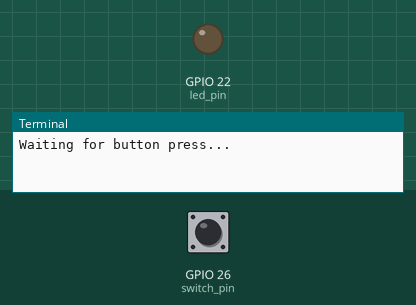
A program run on a simulated Raspberry Pi (BCM pin numbers). Shown: output pins drawn as LEDs (lit = HIGH), the last lines printed to the terminal. The test bench sets the inputs (shaded band); at power-on: GPIO 26 (switch_pin) HIGH. The clock reads 2024-03-15 10:24:30 at power-on unless the program sets it.

Above: at 3.8 s.
3.9 s: GPIO 26 (switch_pin) pulled LOW for 1 s
At 5.7 s:
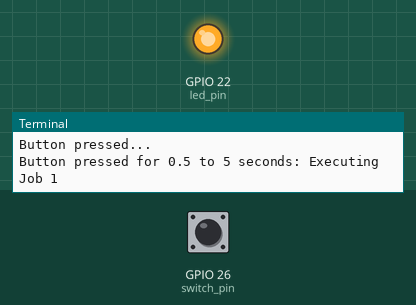
6.4 s: GPIO 26 (switch_pin) pulled LOW for 3.2 s
At 11.7 s:
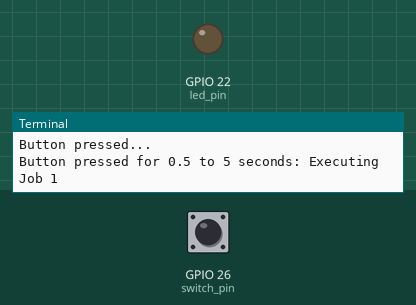
Timing chart, 0 to 13.2 s (numbered marks = the images above; inputs shaded):
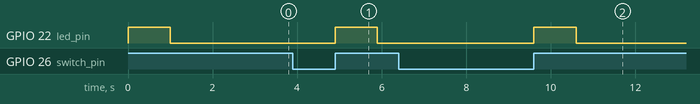

The program:

gpio.py
```python
import RPi.GPIO as GPIO
import time

# Pin Definitions
switch_pin = 26  # GPIO pin connected to the switch
led_pin = 22     # GPIO pin connected to the LED (for visual feedback)

# Pin Setup
GPIO.setmode(GPIO.BCM)  # Broadcom pin-numbering scheme
GPIO.setup(switch_pin, GPIO.IN, pull_up_down=GPIO.PUD_UP)  # Set switch pin as input with pull-up
GPIO.setup(led_pin, GPIO.OUT)  # Set led pin as output (optional)
GPIO.output(led_pin, GPIO.HIGH)  # Turn on the LED (optional feedback)
time.sleep(1)
GPIO.output(led_pin, GPIO.LOW)   # Turn off the LED

# Function to handle the interrupt
def button_callback(channel):
    start_time = time.time()

    print("Button pressed...")

    # Wait for the button to be released
    while GPIO.input(switch_pin) == GPIO.LOW:
        time.sleep(0.01)  # Small delay to prevent CPU overuse

    press_duration = time.time() - start_time

    if press_duration >= 0.5 and press_duration < 5:
        job1()  # Call job1 if button is pressed for 0.5 to 5 seconds
    elif press_duration >= 5 and press_duration < 10:
        job2()  # Call job2 if button is pressed for 5 to 10 seconds
    elif press_duration >= 10:
        job3()  # Call job3 if button is pressed for 10 seconds or more

def job1():
    print("Button pressed for 0.5 to 5 seconds: Executing Job 1")
    GPIO.output(led_pin, GPIO.HIGH)  # Turn on the LED (optional feedback)
    time.sleep(1)
    GPIO.output(led_pin, GPIO.LOW)   # Turn off the LED

def job2():
    print("Button pressed for 5 to 10 seconds: Executing Job 2")
    GPIO.output(led_pin, GPIO.HIGH)  # Turn on the LED (optional feedback)
    time.sleep(2)
    GPIO.output(led_pin, GPIO.LOW)   # Turn off the LED

def job3():
    print("Button pressed for 10 seconds or more: Executing Job 3")
    GPIO.output(led_pin, GPIO.HIGH)  # Turn on the LED (optional feedback)
    time.sleep(3)
    GPIO.output(led_pin, GPIO.LOW)   # Turn off the LED

# Set up an interrupt on the falling edge of the button press
GPIO.add_event_detect(switch_pin, GPIO.FALLING, callback=button_callback, bouncetime=200)

try:
    print("Waiting for button press...")
    while True:
        time.sleep(1)  # Keep the program running

except KeyboardInterrupt:
    print("Program terminated")

finally:
    GPIO.cleanup()  # Clean up GPIO settings before exiting
```

Measured:
- after the input at 3.9 s, GPIO 22 (led_pin): LOW → HIGH after 1.0 s, → LOW 1.0 s later
- after the input at 6.4 s, GPIO 22 (led_pin): LOW → HIGH after 3.2 s, → LOW 1.0 s later
